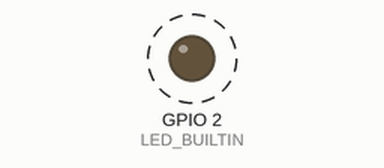
The sketch below on a simulated ESP32. Shown: output pins drawn as LEDs (lit = HIGH). Dashed ring = blinking.

Above: at 0.5 s.
Timing chart, 0 to 4.6 s (numbered marks = the images above):
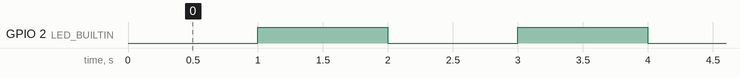

The sketch:

Part_1.ino
```cpp
//Define the LED_BUILTIN constant to pin 2
//Pin 2 is internally connect to the built in LED in ESP32

#define LED_BUILTIN 2

void setup() {
  pinMode(LED_BUILTIN,OUTPUT); //Setup the builtin led as output
}

void loop() {
  delayMicroseconds(1000000);    //delay 1 seconds
  digitalWrite(LED_BUILTIN,HIGH);//Set builtin led output as high
  delayMicroseconds(1000000);    //delay 1 seconds
  digitalWrite(LED_BUILTIN,LOW); //Set builtin led output as low
}
```

Measured:
- by itself, GPIO 2 (LED_BUILTIN): alternates HIGH for 1.0 s and LOW for 1.0 s
